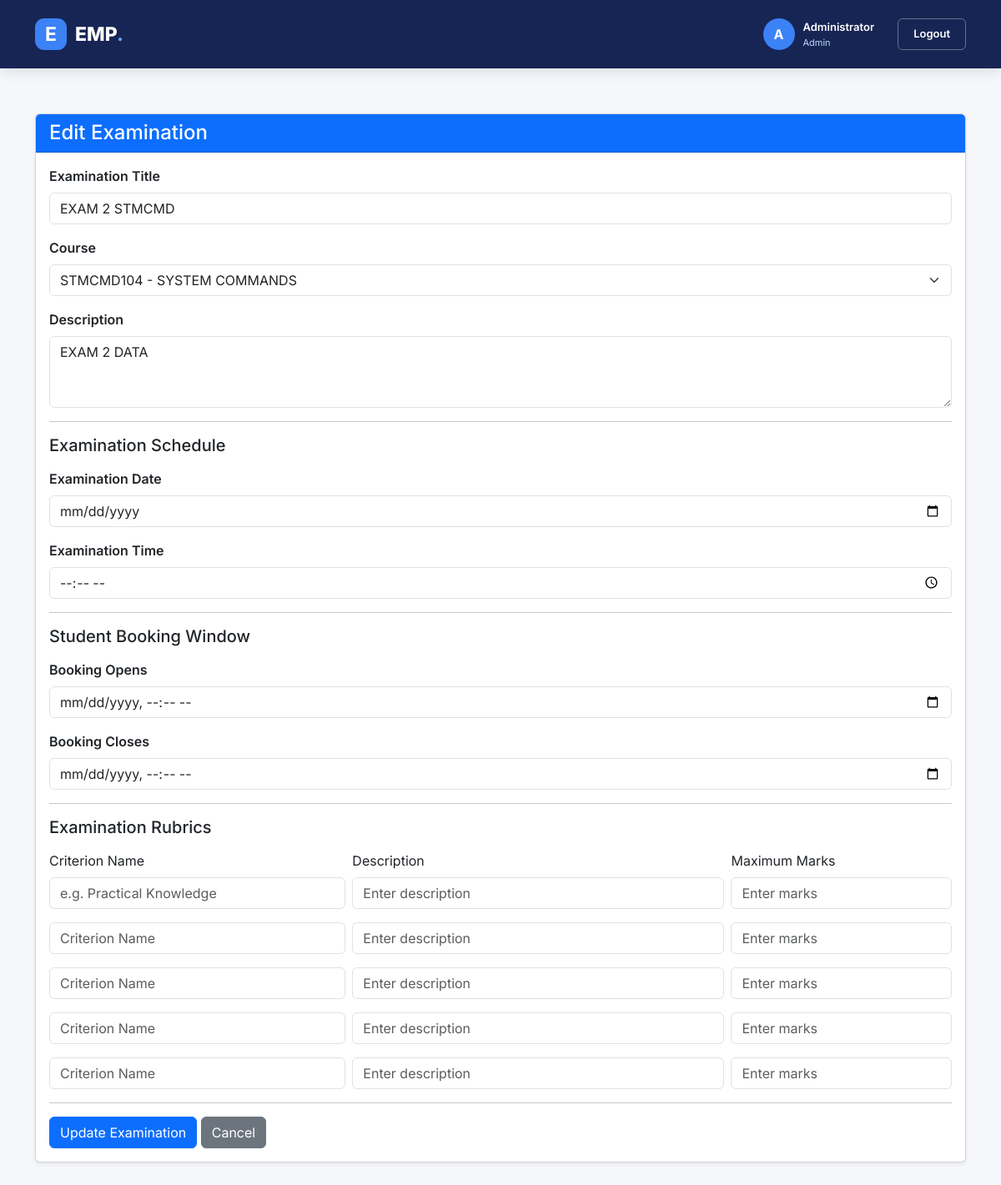
/exam/2/edit (signed in), run on the app's committed database.
### tables this page shows
CREATE TABLE exams (
        id INTEGER PRIMARY KEY AUTOINCREMENT,
        course_id INTEGER NOT NULL,
        title TEXT NOT NULL,
        description TEXT DEFAULT '', booking_start TEXT, booking_end TEXT, exam_date TEXT, exam_time TEXT, book ing_end TEXT,
        FOREIGN KEY(course_id) REFERENCES courses(id) ON DELETE CASCADE
    );

CREATE TABLE courses (
        id INTEGER PRIMARY KEY AUTOINCREMENT,
        code TEXT UNIQUE NOT NULL,
        name TEXT NOT NULL
    );

### app.py (the view, shortened to what this page needs)
@app.route("/exam/<int:exam_id>/edit", methods=["GET", "POST"])
@login_required("admin")
def edit_exam(exam_id):
    conn = db()
    exam = conn.execute(
        "SELECT * FROM exams WHERE id=?", (exam_id,)
    ).fetchone()
    if not exam:
        flash("Examination not found.")
        return redirect(url_for("dashboard"))
    courses = conn.execute(
        "SELECT * FROM courses ORDER BY code"
    ).fetchall()
    rubrics = conn.execute("""
        SELECT * FROM rubrics
        WHERE exam_id=?
        ORDER BY id
    """, (exam_id,)).fetchall()
    return render_template(
        "edit_exam.html",
        exam=exam,
        courses=courses,
        rubrics=rubrics
    )

### app.py (called while the page is built)
def db():
    if "db" not in g:
        g.db = sqlite3.connect(DB)
        g.db.row_factory = sqlite3.Row
        g.db.execute("PRAGMA foreign_keys = ON")
    return g.db

def login_required(role=None):
    def decorator(view):
        @wraps(view)
        def wrapped(*args, **kwargs):
            if not session.get("user_id"):
                return redirect(url_for("login"))
            if role and session.get("role") != role:
                flash("You are not allowed to open that page.")
                return redirect(url_for("dashboard"))
            return view(*args, **kwargs)
        return wrapped
    return decorator

### templates/edit_exam.html
{% extends "base.html" %}
{% block content %}
<div class="container mt-4">
    <div class="card shadow-sm">
        <div class="card-header bg-primary text-white">
            <h4 class="mb-0">Edit Examination</h4>
        </div>
        <div class="card-body">
            <form method="POST">
                <div class="mb-3">
                    <label class="form-label fw-semibold">
                        Examination Title
                    </label>
                    <input type="text"
                           name="title"
                           class="form-control"
                           value="{{ exam.title }}"
                           required>
                </div>
                <div class="mb-3">
                    <label class="form-label fw-semibold">
                        Course
                    </label>
                    <select name="course_id"
                            class="form-select"
                            required>
                        {% for course in courses %}
                        <option value="{{ course.id }}"
                            {% if course.id == exam.course_id %}
                                selected
                            {% endif %}>
                            {{ course.code }} - {{ course.name }}
                        </option>
                        {% endfor %}
                    </select>
                </div>
                <div class="mb-3">
                    <label class="form-label fw-semibold">
                        Description
                    </label>
                    <textarea name="description"
                              class="form-control"
                              rows="3">{{ exam.description or '' }}</textarea>
                </div>
                <hr>
                <h5 class="mb-3">Examination Schedule</h5>
                <div class="mb-3">
                    <label class="form-label fw-semibold">
                        Examination Date
                    </label>
                    <input type="date"
                           name="exam_date"
                           class="form-control"
                           value="{{ exam.exam_date or '' }}"
                           required>
                </div>
                <div class="mb-3">
                    <label class="form-label fw-semibold">
                        Examination Time
                    </label>
                    <input type="time"
                           name="exam_time"
                           class="form-control"
                           value="{{ exam.exam_time or '' }}"
                           required>
                </div>
                <hr>
                <h5 class="mb-3">Student Booking Window</h5>
                <div class="mb-3">
                    <label class="form-label fw-semibold">
                        Booking Opens
                    </label>
                    <input type="datetime-local"
                           name="booking_start"
                           class="form-control"
                           value="{{ exam.booking_start or '' }}"
                           required>
                </div>
                <div class="mb-3">
                    <label class="form-label fw-semibold">
                        Booking Closes
                    </label>
                    <input type="datetime-local"
                           name="booking_end"
                           class="form-control"
                           value="{{ exam.booking_end or '' }}"
                           required>
                </div>
                <hr>
                <h5 class="mb-3">Examination Rubrics</h5>
                <div class="row g-2 align-items-end mb-3">
                    <div class="col-md-4">
                        <label class="form-label">Criterion Name</label>
                        <input type="text"
                               name="rubric_criteria[]"
                               class="form-control"
                               placeholder="e.g. Practical Knowledge"
                               value="{{ rubrics[0].criterion if rubrics|length > 0 else '' }}">
                    </div>
                    <div class="col-md-5">
                        <label class="form-label">Description</label>
                        <input type="text"
                               name="rubric_descriptions[]"
                               class="form-control"
                               placeholder="Enter description"
                               value="{{ rubrics[0].description if rubrics|length > 0 else '' }}">
                    </div>
                    <div class="col-md-3">
                        <label class="form-label">Maximum Marks</label>
                        <input type="number"
                               name="rubric_marks[]"
                               class="form-control"
                               min="1"
                               placeholder="Enter marks"
                               value="{{ rubrics[0].max_marks if rubrics|length > 0 else '' }}">
                    </div>
                </div>
                <div class="row g-2 align-items-end mb-3">
                    <div class="col-md-4">
                        <input type="text"
                               name="rubric_criteria[]"
                               class="form-control"
                               placeholder="Criterion Name"
                               value="{{ rubrics[1].criterion if rubrics|length > 1 else '' }}">
                    </div>
                    <div class="col-md-5">
                        <input type="text"
                               name="rubric_descriptions[]"
                               class="form-control"
                               placeholder="Enter description"
                               value="{{ rubrics[1].description if rubrics|length > 1 else '' }}">
                    </div>
                    <div class="col-md-3">
                        <input type="number"
                               name="rubric_marks[]"
                               class="form-control"
                               min="1"
                               placeholder="Enter marks"
                               value="{{ rubrics[1].max_marks if rubrics|length > 1 else '' }}">
                    </div>
                </div>
                 <div class="row g-2 align-items-end mb-3">
    <div class="col-md-4">
        <input type="text"
               name="rubric_criteria[]"
               class="form-control"
               placeholder="Criterion Name"
               value="{{ rubrics[2].criterion if rubrics|length > 2 else '' }}">
    </div>
    <div class="col-md-5">
        <input type="text"
               name="rubric_descriptions[]"
               class="form-control"
               placeholder="Enter description"
               value="{{ rubrics[2].description if rubrics|length > 2 else '' }}">
    </div>
    <div class="col-md-3">
        <input type="number"
               name="rubric_marks[]"
               class="form-control"
               min="1"
               placeholder="Enter marks"
               value="{{ rubrics[2].max_marks if rubrics|length > 2 else '' }}">
    </div>
                </div>
                 <div class="row g-2 align-items-end mb-3">
    <div class="col-md-4">
        <input type="text"
               name="rubric_criteria[]"
               class="form-control"
               placeholder="Criterion Name"
               value="{{ rubrics[3].criterion if rubrics|length > 3 else '' }}">
    </div>
    <div class="col-md-5">
        <input type="text"
               name="rubric_descriptions[]"
               class="form-control"
               placeholder="Enter description"
               value="{{ rubrics[3].description if rubrics|length > 3 else '' }}">
    </div>
    <div class="col-md-3">
        <input type="number"
               name="rubric_marks[]"
               class="form-control"
               min="1"
               placeholder="Enter marks"
               value="{{ rubrics[3].max_marks if rubrics|length > 3 else '' }}">
    </div>
                </div>
                 <div class="row g-2 align-items-end mb-3">
    <div class="col-md-4">
        <input type="text"
               name="rubric_criteria[]"
               class="form-control"
               placeholder="Criterion Name"
               value="{{ rubrics[4].criterion if rubrics|length > 4 else '' }}">
    </div>
    <div class="col-md-5">
        <input type="text"
               name="rubric_descriptions[]"
               class="form-control"
               placeholder="Enter description"
               value="{{ rubrics[4].description if rubrics|length > 4 else '' }}">
    </div>
    <div class="col-md-3">
        <input type="number"
               name="rubric_marks[]"
               class="form-control"
               min="1"
               placeholder="Enter marks"
               value="{{ rubrics[4].max_marks if rubrics|length > 4 else '' }}">
    </div>
                 </div>
                <hr>
                <button type="submit" class="btn btn-primary">
                    Update Examination
                </button>
                <a href="{{ url_for('dashboard') }}"
                   class="btn btn-secondary">
                    Cancel
                </a>
            </form>
        </div>
    </div>
</div>
{% endblock %}

### static/style.css (style rules this page uses)
body { font-family: 'Inter', sans-serif; background: #f5f7fb; color: #1e293b; margin: 0; min-height: 100vh; }

### data on the page
exams: title "EXAM 2 STMCMD", course_id "STMCMD104 - SYSTEM COMMANDS", description "EXAM 2 DATA"

### other printed values
{{ session.get('name', 'U')[0]|upper }} "A"
{{ session.get('name') }} "Administrator"
{{ session.get('role')|capitalize }} "Admin"
